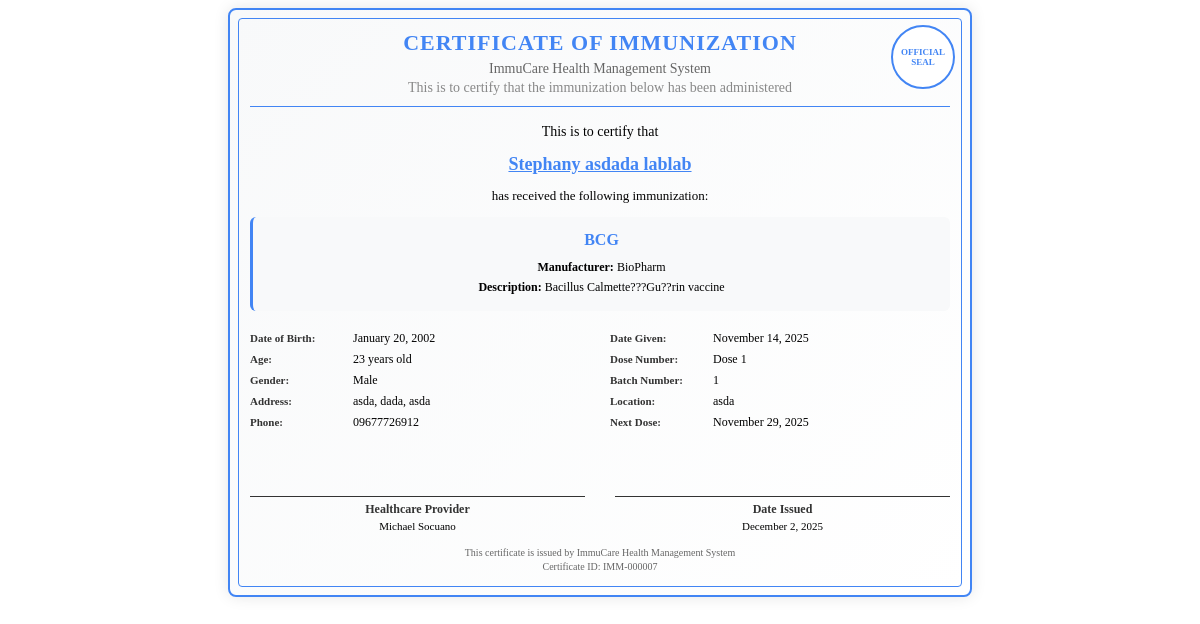
Screenshot of /get_certificate_content.php?id=7 (signed in) with the database file from the repository.
### tables this page shows
CREATE TABLE `immunizations` (
  `id` int(11) NOT NULL,
  `patient_id` int(11) NOT NULL,
  `vaccine_id` int(11) NOT NULL,
  `administered_by` int(11) NOT NULL,
  `dose_number` int(11) DEFAULT 1,
  `batch_number` varchar(50) DEFAULT NULL,
  `expiration_date` date DEFAULT NULL,
  `administered_date` datetime NOT NULL,
  `next_dose_date` date DEFAULT NULL,
  `location` varchar(100) DEFAULT NULL,
  `diagnosis` text DEFAULT NULL,
  `transaction_id` varchar(100) DEFAULT NULL,
  `transaction_number` varchar(50) DEFAULT NULL,
  `created_at` datetime NOT NULL,
  `updated_at` timestamp NOT NULL DEFAULT current_timestamp() ON UPDATE current_timestamp()
);

CREATE TABLE `patients` (
  `id` int(11) NOT NULL,
  `user_id` int(11) DEFAULT NULL,
  `first_name` varchar(50) NOT NULL,
  `middle_name` varchar(50) DEFAULT NULL,
  `last_name` varchar(50) NOT NULL,
  `date_of_birth` date NOT NULL,
  `gender` enum('male','female','other') NOT NULL,
  `blood_type` varchar(10) DEFAULT NULL COMMENT 'Patient blood type (A+, A-, B+, B-, AB+, AB-, O+, O-)',
  `purok` text NOT NULL,
  `city` varchar(100) NOT NULL,
  `province` varchar(100) NOT NULL,
  `postal_code` varchar(20) DEFAULT NULL,
  `phone_number` varchar(20) DEFAULT NULL,
  `email` varchar(255) DEFAULT NULL,
  `medical_history` text DEFAULT NULL,
  `allergies` text DEFAULT NULL,
  `diagnosis` text DEFAULT NULL COMMENT 'Patient diagnosis information',
  `created_at` datetime NOT NULL,
  `updated_at` timestamp NOT NULL DEFAULT current_timestamp() ON UPDATE current_timestamp()
);

CREATE TABLE `vaccines` (
  `id` int(11) NOT NULL,
  `name` varchar(100) NOT NULL,
  `manufacturer` varchar(100) DEFAULT NULL,
  `description` text DEFAULT NULL,
  `recommended_age` varchar(100) DEFAULT NULL,
  `doses_required` int(11) DEFAULT 1,
  `days_between_doses` int(11) DEFAULT NULL,
  `is_active` tinyint(1) DEFAULT 1,
  `created_at` datetime NOT NULL,
  `updated_at` timestamp NOT NULL DEFAULT current_timestamp() ON UPDATE current_timestamp()
);

CREATE TABLE `users` (
  `id` int(11) NOT NULL,
  `role_id` int(11) NOT NULL DEFAULT 4,
  `user_type` enum('admin','midwife','nurse','patient') NOT NULL DEFAULT 'patient',
  `name` varchar(100) NOT NULL,
  `email` varchar(100) NOT NULL,
  `phone` varchar(20) NOT NULL,
  `password` varchar(255) NOT NULL,
  `otp` varchar(6) DEFAULT NULL,
  `otp_expiry` datetime DEFAULT NULL,
  `is_active` tinyint(1) DEFAULT 1,
  `last_login` datetime NOT NULL,
  `created_at` datetime NOT NULL,
  `updated_at` timestamp NOT NULL DEFAULT current_timestamp() ON UPDATE current_timestamp()
);

### get_certificate_content.php (the view, shortened to what this page needs)
<?php
$immunization_id = (int)$_GET['id'];
$user_id = $_SESSION['user_id'];
$conn = new mysqli(DB_HOST, DB_USER, DB_PASS, DB_NAME);
$stmt = $conn->prepare("SELECT i.*, p.first_name, p.middle_name, p.last_name, p.date_of_birth, p.gender,
                        p.purok, p.city, p.province, p.phone_number, v.name as vaccine_name,
                        v.manufacturer, v.description as vaccine_description, v.recommended_age,
                        u.name as administered_by_name
                        FROM immunizations i
                        JOIN patients p ON i.patient_id = p.id
                        JOIN vaccines v ON i.vaccine_id = v.id
                        JOIN users u ON i.administered_by = u.id
                        WHERE i.id = ? AND i.administered_by = ?");
$stmt->bind_param("ii", $immunization_id, $user_id);
$stmt->execute();
$result = $stmt->get_result();
$immunization = $result->fetch_assoc();
$patient_age = date_diff(date_create($immunization['date_of_birth']), date_create('today'))->y;
?>
<div class="certificate">
    <div class="certificate-seal">
        OFFICIAL<br>SEAL
    </div>
    <div class="certificate-header">
        <div class="certificate-title">Certificate of Immunization</div>
        <div class="certificate-subtitle">ImmuCare Health Management System</div>
        <div style="font-size: 14px; color: #888;">This is to certify that the immunization below has been administered</div>
    </div>
    <div class="certificate-body">
        <p style="font-size: 14px; margin-bottom: 5px;">This is to certify that</p>
        <div class="patient-name">
            <?php echo htmlspecialchars($immunization['first_name'] . ' ' . ($immunization['middle_name'] ? $immunization['middle_name'] . ' ' : '') . $immunization['last_name']); ?>
        </div>
        <p style="margin: 10px 0;">has received the following immunization:</p>
        <div class="vaccine-info">
            <h3 style="margin: 0 0 8px 0; color: #4285f4; text-align: center; font-size: 16px;">
                <?php echo htmlspecialchars($immunization['vaccine_name']); ?>
            </h3>
            <p style="margin: 3px 0; text-align: center; font-size: 12px;">
                <strong>Manufacturer:</strong> <?php echo htmlspecialchars($immunization['manufacturer']); ?>
            </p>
            <p style="margin: 3px 0; text-align: center; font-size: 12px;">
                <strong>Description:</strong> <?php echo htmlspecialchars($immunization['vaccine_description']); ?>
            </p>
        </div>
    </div>
    <div class="certificate-details">
        <div>
            <div class="detail-item">
                <span class="detail-label">Date of Birth:</span>
                <?php echo date('F j, Y', strtotime($immunization['date_of_birth'])); ?>
            </div>
            <div class="detail-item">
                <span class="detail-label">Age:</span>
                <?php echo $patient_age; ?> years old
            </div>
            <div class="detail-item">
                <span class="detail-label">Gender:</span>
                <?php echo ucfirst($immunization['gender']); ?>
            </div>
            <div class="detail-item">
                <span class="detail-label">Address:</span>
                <?php echo htmlspecialchars($immunization['purok'] . ', ' . $immunization['city'] . ', ' . $immunization['province']); ?>
            </div>
            <div class="detail-item">
                <span class="detail-label">Phone:</span>
                <?php echo htmlspecialchars($immunization['phone_number']); ?>
            </div>
        </div>
        <div>
            <div class="detail-item">
                <span class="detail-label">Date Given:</span>
                <?php echo date('F j, Y', strtotime($immunization['administered_date'])); ?>
            </div>
            <div class="detail-item">
                <span class="detail-label">Dose Number:</span>
                Dose <?php echo $immunization['dose_number']; ?>
            </div>
            <div class="detail-item">
                <span class="detail-label">Batch Number:</span>
                <?php echo htmlspecialchars($immunization['batch_number']); ?>
            </div>
            <?php if ($immunization['location']): ?>
            <div class="detail-item">
                <span class="detail-label">Location:</span>
                <?php echo htmlspecialchars($immunization['location']); ?>
            </div>
            <?php endif; ?>
            <?php if ($immunization['next_dose_date']): ?>
            <div class="detail-item">
                <span class="detail-label">Next Dose:</span>
                <?php echo date('F j, Y', strtotime($immunization['next_dose_date'])); ?>
            </div>
            <?php endif; ?>
        </div>
    </div>
    <div class="certificate-footer">
        <div class="signature-section">
            <div class="signature-line"></div>
            <div class="signature-label">Healthcare Provider</div>
            <div style="font-size: 11px; margin-top: 3px;">
                <?php echo htmlspecialchars($immunization['administered_by_name']); ?>
            </div>
        </div>
        <div class="signature-section">
            <div class="signature-line"></div>
            <div class="signature-label">Date Issued</div>
            <div style="font-size: 11px; margin-top: 3px;">
                <?php echo date('F j, Y'); ?>
            </div>
        </div>
    </div>
    <div style="text-align: center; margin-top: 15px; font-size: 10px; color: #666;">
        <p style="margin: 3px 0;">This certificate is issued by ImmuCare Health Management System</p>
        <p style="margin: 3px 0;">Certificate ID: IMM-<?php echo str_pad($immunization['id'], 6, '0', STR_PAD_LEFT); ?></p>
    </div>
</div>

### get_certificate_content.php (style rules this page uses)
.certificate { max-width: 700px; margin: 0 auto; padding: 20px; border: 2px solid #4285f4; border-radius: 8px; background: linear-gradient(135deg, #f8f9fa 0%, #ffffff 100%); font-family: 'Times New Roman', serif; position: relative; box-shadow: 0 0 15px rgba(0,0,0,0.1); font-size: 13px; }
.certificate::before { content: ''; position: absolute; top: 8px; left: 8px; right: 8px; bottom: 8px; border: 1px solid #4285f4; border-radius: 4px; }
.certificate-header { text-align: center; margin-bottom: 15px; border-bottom: 1px solid #4285f4; padding-bottom: 10px; }
.certificate-title { font-size: 22px; font-weight: bold; color: #4285f4; margin-bottom: 5px; text-transform: uppercase; letter-spacing: 1px; }
.certificate-subtitle { font-size: 14px; color: #666; margin-bottom: 3px; }
.certificate-body { line-height: 1.4; font-size: 13px; text-align: center; margin-bottom: 20px; }
.patient-name { font-size: 18px; font-weight: bold; color: #4285f4; text-decoration: underline; margin: 10px 0; }
.vaccine-info { background-color: #f8f9fa; padding: 12px; border-radius: 6px; margin: 12px 0; border-left: 3px solid #4285f4; }
.certificate-details { display: grid; grid-template-columns: 1fr 1fr; gap: 20px; margin: 15px 0; text-align: left; font-size: 12px; }
.detail-item { margin-bottom: 6px; }
.detail-label { font-weight: bold; color: #333; display: inline-block; width: 100px; font-size: 11px; }
.certificate-footer { margin-top: 25px; display: grid; grid-template-columns: 1fr 1fr; gap: 30px; }
.signature-section { text-align: center; }
.signature-line { border-bottom: 1px solid #333; height: 35px; margin-bottom: 5px; position: relative; }
.signature-label { font-weight: bold; color: #333; font-size: 12px; }
.certificate-seal { position: absolute; top: 15px; right: 15px; width: 60px; height: 60px; border: 2px solid #4285f4; border-radius: 50%; display: flex; align-items: center; justify-content: center; font-size: 9px; font-weight: bold; color: #4285f4; text-align: center; background: white; }

### rows the page displays
immunizations: patient.last_name "Stephany asdada lablab", vaccine.name "BCG", vaccine.manufacturer "BioPharm", vaccine.description "Bacillus Calmette???Gu??rin vaccine", patient.date_of_birth "January 20, 2002", patient.date_of_birth "23", patient.gender "Male", patient.province "asda, dada, asda", patient.phone_number "09677726912", administered_date "November 14, 2025", dose_number "1", batch_number "1", location "asda", next_dose_date "November 29, 2025", administered_by.name "Michael Socuano", id "000007"
